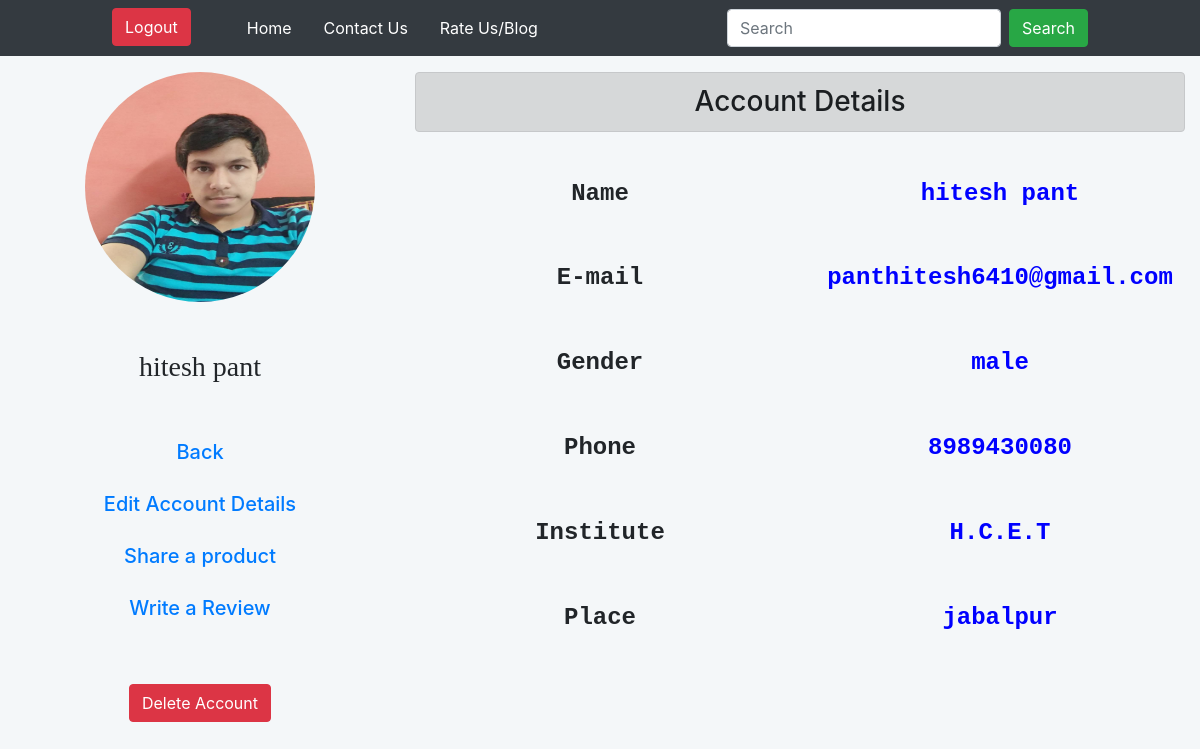
/view_account_details.php (signed in), run on the app's committed database.
### tables this page shows
CREATE TABLE `users` (
  `user_id` int(100) NOT NULL,
  `user_name` varchar(100) NOT NULL,
  `user_email` varchar(100) NOT NULL,
  `user_password` varchar(100) NOT NULL,
  `user_phone` decimal(10,0) NOT NULL,
  `user_institute` varchar(200) NOT NULL,
  `user_place` varchar(200) NOT NULL,
  `user_gender` varchar(10) NOT NULL,
  `user_profile_picture` varchar(200) NOT NULL DEFAULT 'user.png'
);

### view_account_details.php (the view, shortened to what this page needs)
<?php
  $con = mysqli_connect("localhost", "root", "", "minor2");
  $userprofile = $_SESSION['username'];
  $query = "select * from users where user_name = '$userprofile'";
  $run_query = mysqli_query($con, $query);
  $data = mysqli_fetch_array($run_query);
  $name = $data['user_name'];
  $email = $data['user_email'];
  $gender = $data['user_gender'];
  $phone = $data['user_phone'];
  $institute = $data['user_institute'];
  $place = $data['user_place'];
  $Query = "select * from users where user_name = '$userprofile'";
  $runQuery = mysqli_query($con, $Query);
  $data = mysqli_fetch_assoc($runQuery);
  $profile_pic = $data['user_profile_picture'];
?>
<!DOCTYPE html>
<html lang="en">
<head>
    <link rel="stylesheet" href="css/bootstrap.min.css">
    <link rel="stylesheet" href="style.css">
</head>
<body>
  <nav class="navbar navbar-expand-lg navbar-dark bg-dark fixed-top">
    <div class="collapse navbar-collapse" id="navbarSupportedContent">
      <ul class="navbar-nav mr-auto ml-5">
        <li class="nav-item active ml-5">
          <a class="btn btn-danger" role="button" href="logout.php">Logout <span class="sr-only">(current)</span></a>
        </li>
        <li class="nav-item active ml-5">
          <a class="nav-link" href="index.php">Home<span class="sr-only">(current)</span></a>
        </li>
        <li class="nav-item active ml-3">
          <a class="nav-link" href="contact_session.php">Contact Us <span class="sr-only">(current)</span></a>
        </li>
        <li class="nav-item active ml-3">
          <a class="nav-link" href="review.php">Rate Us/Blog<span class="sr-only">(current)</span></a>
        </li>
      </ul>
      <form class="form-inline my-2 my-lg-0 mr-5 ">
        <input class="form-control mr-sm-2 " type="search" placeholder="Search" aria-label="Search">
        <button class="btn btn-success my-2 my-sm-0 mr-5" type="submit">Search</button>
      </form>
    </div>
  </nav>
        <br><br><br>
    <div class="container-fluid">
        <div class="row ">
            <div class="col-sm-4 text-center" >
            <?php echo"<img width='230' height='230' src='user_images/$profile_pic' alt='profile_pic' style='border-radius: 130px;'>" ?>
                <h3 class="mt-5 mb-5" style="font-family:Stencil;"><?php echo $userprofile;?></h3>
                <a href="dashboard.php" class="nav-link"><h5>Back</h5></a>
                <a href="edit_account_details.php" class="nav-link mt-1"><h5>Edit Account Details</h5></a>
                <a href="insert_product.php" class="nav-link mt-1"><h5>Share a product</h5></a>
                <a href="review.php" class="nav-link mt-1"><H5>Write a Review</h5></a>
                <button class="btn btn-danger mt-5" data-toggle="modal" data-target="#delete_account">Delete Account</button>
            </div>
        <div class="col-sm-8  text-center">
            <h3 class="mb-5 alert alert-dark">Account Details</h3>
          <div style="font-family:Courier New, Courier, monospace">
            <div class="row mb-5">
              <div class="col-sm-6"><h4><b>Name</b></h4></div>
              <div class="col-sm-6" style="color:blue;"><h4><b><?php echo $name ?></b></h4></div>
            </div>
            <div class="row mb-5">
              <div class="col-sm-6"><h4><b>E-mail</b></h4></div>
              <div class="col-sm-6" style="color:blue;"><h4><b><?php echo $email ?></b></h4></div>
            </div>
            <div class="row mb-5">
              <div class="col-sm-6"><h4><b>Gender</b></h4></div>
              <div class="col-sm-6" style="color:blue;"><h4><b><?php echo $gender ?></b></h4></div>
            </div>
            <div class="row mb-5">
              <div class="col-sm-6"><h4><b>Phone</b></h4></div>
              <div class="col-sm-6" style="color:blue;"><h4><b><?php echo $phone ?></b></h4></div>
            </div>
            <div class="row mb-5">
              <div class="col-sm-6"><h4><b>Institute</b></h4></div>
              <div class="col-sm-6" style="color:blue;"><h4><b><?php echo $institute ?></b></h4></div>
            </div>
            <div class="row mb-5">
              <div class="col-sm-6"><h4><b>Place</b></h4></div>
              <div class="col-sm-6" style="color:blue;"><h4><B><?php echo $place ?></B></h4></div>
            </div>
          </div>
        </div>
    </div>
</body>
</html>

### style.css (style rules this page uses)
body { opacity:1; background: #f4f7f9; }

### data on the page
users: user_profile_picture (picture), user_name "hitesh pant", user_email "panthitesh6410@gmail.com", user_gender "male", user_phone "8989430080", user_institute "H.C.E.T", user_place "jabalpur"

### other printed values
$userprofile "hitesh pant"
